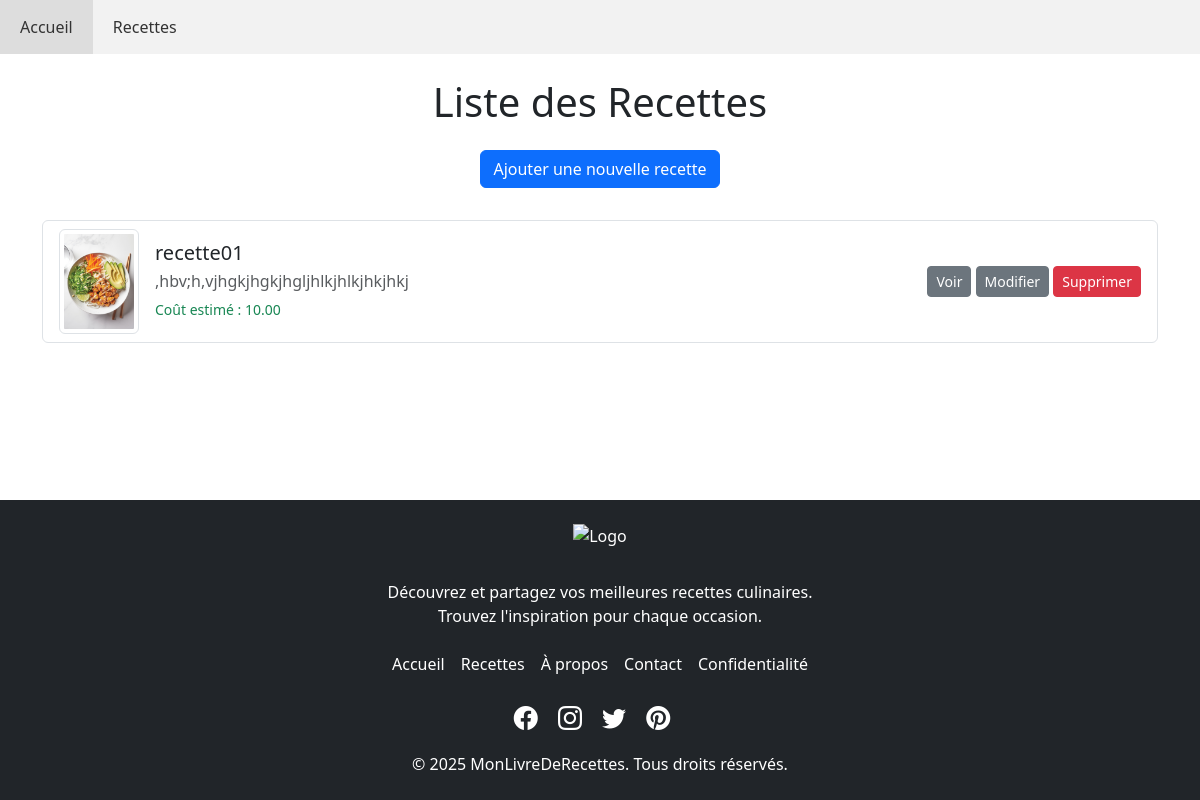
The app's page /recipes/ with its own data.
### recipes/models.py (models this page shows, shortened)
class Recette(models.Model):
    nom = models.CharField(max_length=200)
    description_courte = models.TextField(blank=True)
    ingredients = models.TextField()
    instructions = models.TextField()
    cout_estime = models.DecimalField(max_digits=6, decimal_places=2)
    image = models.ImageField(upload_to='recettes/', blank=True, null=True)

### recipes/views.py (the view)
# urls.py: path('', views.RecetteListView.as_view(), name='recette_list'),
class RecetteListView(ListView):
    model = Recette # Le modèle à lister
    template_name = 'recipes/recette_list.html' # Le template à utiliser
    context_object_name = 'recettes' # Le nom de la variable dans le template (par défaut c'est object_list)

### recipes/templates/recipes/recette_list.html (shortened to what this page needs)
{% extends 'base.html' %}
{% block content %}
    <h1 class="mb-4 text-center">Liste des Recettes</h1>
    <p class="text-center">
        <a href="{% url 'recette_create' %}" class="btn btn-primary mb-3">
            Ajouter une nouvelle recette
        </a>
    </p>
    {% if recettes %}
        <ul class="list-group">
            {% for recette in recettes %}
                <li class="list-group-item d-flex align-items-center">
                    {% if recette.image %}
                        <img src="{{ recette.image.url }}" alt="{{ recette.nom }}" class="img-thumbnail me-3" style="max-width: 80px; height: auto;">
                    {% endif %}
                    <div class="flex-grow-1">
                         <h2 class="h5 mb-1">{{ recette.nom }}</h2>
                         <p class="mb-1 text-muted">{{ recette.description_courte|truncatechars:150 }}</p>
                         <small class="text-success">Coût estimé : {{ recette.cout_estime }}</small>
                    </div>
                    <div class="ms-3">
                         <a href="{% url 'recette_detail' pk=recette.pk %}" class="btn btn-sm btn-secondary">Voir</a>
                         <a href="{% url 'recette_update' pk=recette.pk %}" class="btn btn-sm btn-secondary">Modifier</a>
                         <a href="{% url 'recette_delete' pk=recette.pk %}" class="btn btn-sm btn-danger">Supprimer</a>
                    </div>
                </li>
            {% endfor %}
        </ul>
    {% else %}
        <p class="text-center">Aucune recette n'est disponible pour le moment.</p>
    {% endif %}
{% endblock %}

### templates/base.html (shortened to what this page needs)
<!DOCTYPE html>
<html lang="fr">
<head>
    {% load static %}
    <link rel="stylesheet" href="{% static 'css/style.css' %}">
    <link href="https://cdn.jsdelivr.net/npm/bootstrap@5.3.0/dist/css/bootstrap.min.css" rel="stylesheet">
<link rel="stylesheet" href="https://cdn.jsdelivr.net/npm/bootstrap-icons@1.10.0/font/bootstrap-icons.css">
</head>
<body>
    <header>
        {% include 'includes/nav.html' %}
    </header>
    <main class="container mt-4">
        {% block content %}{% endblock %}
    </main>
    <footer>
        {% include 'includes/footer.html' %}
    </footer>
</body>
</html>

### templates/includes/nav.html
<nav>
    <ul>
        <li><a href="{% url 'accueil' %}">Accueil</a></li>
        <li><a href="{% url 'recette_list' %}">Recettes</a></li>
    </ul>
</nav>

### templates/includes/footer.html
{% load static %}
<footer class="bg-dark text-white py-4 mt-5">
    <div class="container">
        <div class="row justify-content-center">
            <div class="col-md-8 text-center">
                <a class="navbar-brand d-flex justify-content-center mb-3" href="#">
                    <img src="{% static 'images/logo.png' %}" alt="Logo" height="40">
                </a>
                <p class="mb-3">
                    Découvrez et partagez vos meilleures recettes culinaires.<br>
                    Trouvez l'inspiration pour chaque occasion.
                </p>
                <ul class="nav justify-content-center mb-3">
                    <li class="nav-item">
                        <a href="{% url 'accueil' %}" class="nav-link px-2 text-white">Accueil</a>
                    </li>
                    <li class="nav-item">
                        <a href="{% url 'recette_list' %}" class="nav-link px-2 text-white">Recettes</a>
                    </li>
                    <li class="nav-item">
                        <a href="{% url 'about' %}" class="nav-link px-2 text-white">À propos</a>
                    </li>
                    <li class="nav-item">
                        <a href="{% url 'contact' %}" class="nav-link px-2 text-white">Contact</a>
                    </li>
                    <li class="nav-item">
                        <a href="{% url 'privacy' %}" class="nav-link px-2 text-white">Confidentialité</a>
                    </li>
                </ul>
                <div class="mb-3">
                    <a href="#" class="text-white me-3"><i class="bi bi-facebook fs-4"></i></a>
                    <a href="#" class="text-white me-3"><i class="bi bi-instagram fs-4"></i></a>
                    <a href="#" class="text-white me-3"><i class="bi bi-twitter fs-4"></i></a>
                    <a href="#" class="text-white me-3"><i class="bi bi-pinterest fs-4"></i></a>
                </div>
                <p class="mb-0">
                    &copy; {% now "Y" %} MonLivreDeRecettes. Tous droits réservés.
                </p>
            </div>
        </div>
    </div>
</footer>

### static/css/style.css (style rules this page uses)
nav ul { list-style: none; padding: 0; margin: 0; background-color: #f2f2f2; overflow: hidden; }
nav ul li { float: left; }
nav ul li a { display: block; padding: 15px 20px; text-decoration: none; color: #333; }
html, body { height: 100%; }
body { display: flex; flex-direction: column; }
main { flex: 1; }

### records on screen
Recette: image (picture), nom "recette01", description_courte ",hbv;h,vjhgkjhgkjhgljhlkjhlkjhkjhkj", cout_estime "10.00"
